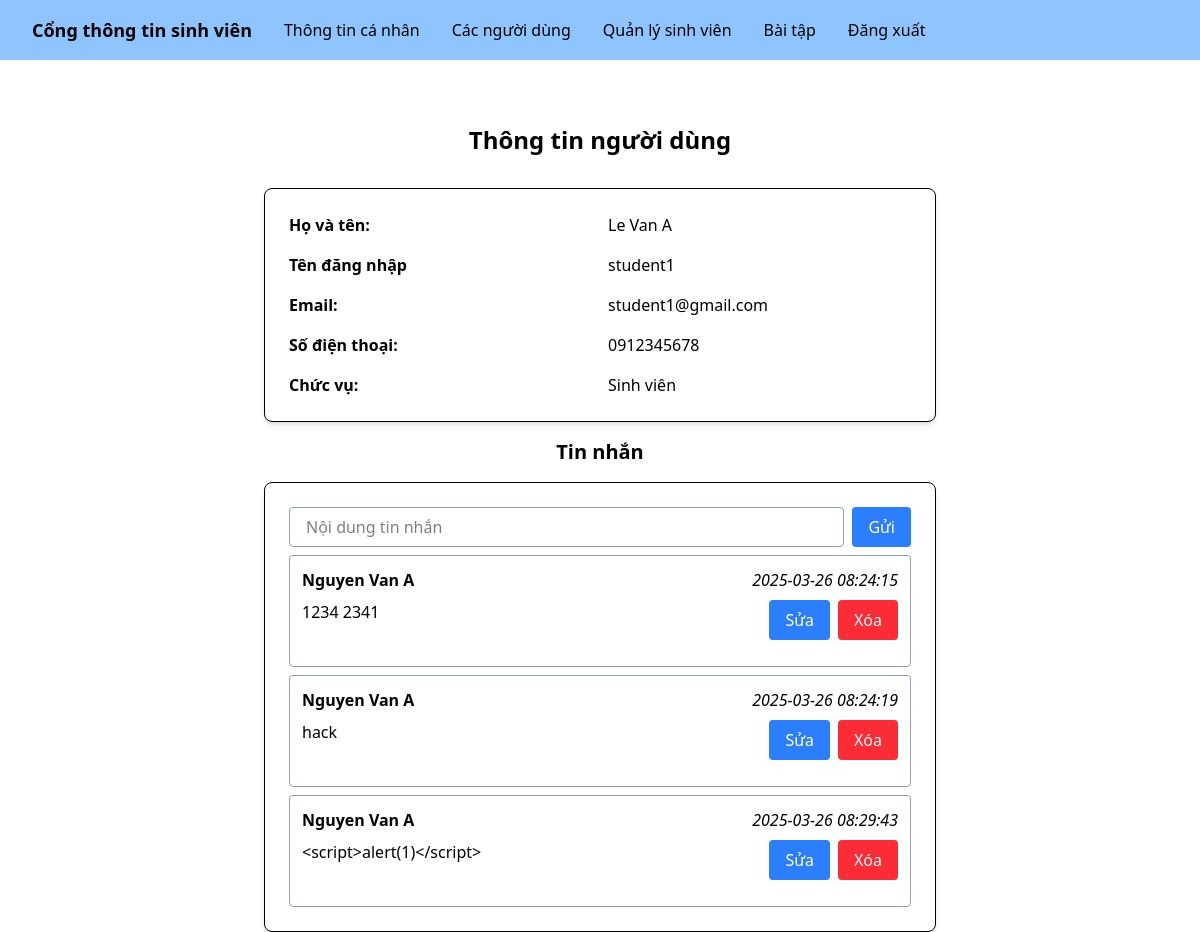
Screenshot of /users/view.php?username=student1 (signed in) with the database file from the repository.
### tables this page shows
CREATE TABLE `users` (
  `id` int(11) NOT NULL,
  `username` varchar(32) NOT NULL,
  `password` varchar(256) NOT NULL,
  `is_teacher` tinyint(1) NOT NULL,
  `email` varchar(50) NOT NULL,
  `phone` varchar(50) NOT NULL,
  `name_first` varchar(100) NOT NULL,
  `name_last` varchar(100) NOT NULL
);

CREATE TABLE `messages` (
  `id` int(11) NOT NULL,
  `content` mediumtext NOT NULL,
  `created_at` timestamp NOT NULL DEFAULT current_timestamp(),
  `user_from` int(11) NOT NULL,
  `user_to` int(11) NOT NULL
);

### users/view.php (the view, shortened to what this page needs)
<?php
  $conn = include("../lib/database.php");
  $stmt = $conn->prepare("SELECT id, username, email, phone, is_teacher, CONCAT(name_last, ' ', name_first) AS name FROM users WHERE username = ?");
  $username = $conn->real_escape_string($_GET["username"]);
  $stmt->bind_param("s", $username);
  if (!$stmt->execute()) {
    header("Location: http://" . $_SERVER["HTTP_HOST"] . "/error.php?errmsg=Lỗi+hệ+thống");
    exit();
  }
  $user_info = $stmt->get_result()->fetch_assoc();
  $stmt = $conn->prepare("SELECT messages.*, CONCAT(users.name_last, ' ', users.name_first) AS name FROM messages JOIN users ON messages.user_from = users.id WHERE user_to = ?");
  $stmt->bind_param("i", $user_info["id"]);
  if (!$stmt->execute()) {
    header("Location: http://" . $_SERVER["HTTP_HOST"] . "/error.php?errmsg=Lỗi+hệ+thống");
    exit();
  }
  $messages = $stmt->get_result()->fetch_all(MYSQLI_ASSOC);
?>
<!DOCTYPE html>
<html lang="en">
<head>
  <script src="https://cdn.jsdelivr.net/npm/@tailwindcss/browser@4"></script>
</head>
<body>
  <?php
    include("../components/header.php");
  ?>
  <h1 class="text-2xl text-center font-bold mt-16">Thông tin người dùng</h1>
  <div class="container mx-auto mt-8">
    <div class="bg-white p-6 rounded-lg shadow-md max-w-2xl mx-auto border-1">
      <div class="grid grid-cols-2 gap-4 items-center personal-info">
        <div class="font-semibold">Họ và tên:</div>
        <div><?= htmlspecialchars($user_info["name"]) ?></div>
        <div class="font-semibold">Tên đăng nhập</div>
        <div><?= htmlspecialchars($user_info["username"]) ?></div>
        <div class="font-semibold">Email:</div>
        <div><?= htmlspecialchars($user_info["email"]) ?></div>
        <div class="font-semibold">Số điện thoại:</div>
        <div><?= htmlspecialchars($user_info["phone"]) ?></div>
        <div class="font-semibold">Chức vụ:</div>
        <div><?= htmlspecialchars($user_info["is_teacher"] == 1 ? "Giáo viên" : "Sinh viên") ?>
        </div>
      </div>
    </div>
  </div>
  <h2 class="text-xl text-center font-bold mt-4">Tin nhắn</h2>
  <div class="mx-auto mt-4 w-full">
    <div class="bg-white p-6 rounded-lg shadow-md max-w-2xl mx-auto border-1 w-full">
      <form action="/lib/messages/send.php" method="POST"
        class="w-full flex flex-row gap-2 form-message-send">
        <input type="text" name="message_content" id="message_content"
          class="rounded border border-slate-400 px-4 flex-grow" placeholder="Nội dung tin nhắn"
          required>
        <button type="submit"
          class="text-white bg-blue-500 px-4 py-2 rounded cursor-pointer">Gửi</button>
      </form>
      <?php foreach ($messages as $message): ?>
      <div class="flex justify-between border border-slate-400 rounded p-3 mt-2 min-h-28">
        <div class="flex flex-col items-start gap-2 flex-grow">
          <span class="font-bold"><?= htmlspecialchars($message["name"]) ?></span>
          <p class="break-words break-all overflow-hidden" id="message-<?= $message["id"] ?>">
            <?= htmlspecialchars($message["content"]) ?></p>
        </div>
        <div class="flex flex-col items-end gap-2 w-max">
          <span
            class="italic whitespace-nowrap"><?= htmlspecialchars($message["created_at"]) ?></span>
          <?php if ($message["user_from"] == $_SESSION["sid"]): ?>
          <div class="flex flex-row gap-2">
            <button
              class="py-2 px-4 bg-blue-500 rounded text-white cursor-pointer js-edit-message-popup"
              value="<?= $message["id"] ?>">Sửa</button>
            <button
              class="py-2 px-4 bg-red-500 rounded text-white cursor-pointer js-delete-message-popup"
              value="<?= $message["id"] ?>">Xóa</button>
          </div>
          <?php endif; ?>
        </div>
      </div>
      <?php endforeach; ?>
    </div>
  </div>
</body>
</html>

### rows the page displays
users: username "student1", email "student1@gmail.com", phone "0912345678", is_teacher "Sinh viên"
messages: name "Nguyen Van A", content "1234 2341", created_at "2025-03-26 08:24:15", $message["id"] 2 (drawn)
messages: name "Nguyen Van A", content "hack", created_at "2025-03-26 08:24:19", $message["id"] 3 (drawn)
messages: name "Nguyen Van A", content "<script>alert(1)</script>", created_at "2025-03-26 08:29:43", $message["id"] 5 (drawn)

### other values shown
$user_info["name"] "Le Van A"
